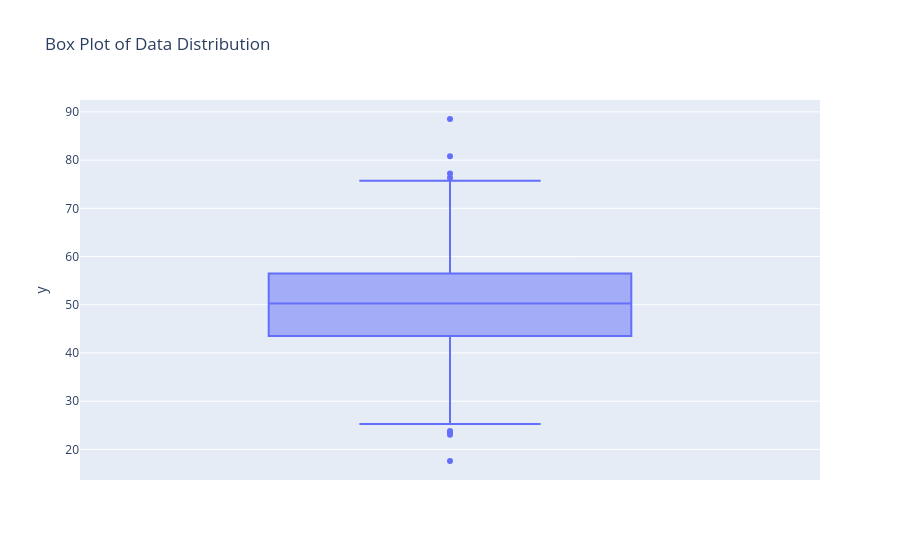

The code cell stored with this chart in its notebook:
### Code cell
fig = px.box(y=data, title='Box Plot of Data Distribution')
fig.show()

### Figure 1 — Plotly figure (JSON) as saved in the notebook; plotly's stock layout.template omitted (floating-point values rounded to 4 significant figures; data arrays with more than 128 entries replaced by an {"elided": "..."} marker saying what was removed)
{"data": [{"alignmentgroup": "True", "hovertemplate": "y=%{y}<extra></extra>", "legendgroup": "", "marker": {"color": "#636efa"}, "name": "", "notched": false, "offsetgroup": "", "orientation": "v", "showlegend": false, "type": "box", "x0": " ", "xaxis": "x", "y": {"elided": "1000 float values"}, "y0": " ", "yaxis": "y"}], "layout": {"boxmode": "group", "legend": {"tracegroupgap": 0}, "title": {"text": "Box Plot of Data Distribution"}, "xaxis": {"anchor": "y", "domain": [0, 1]}, "yaxis": {"anchor": "x", "domain": [0, 1], "title": {"text": "y"}}}}
